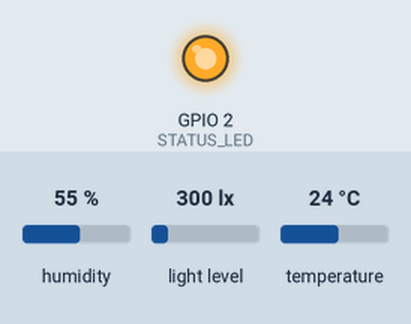
Bench run of a sketch on a simulated ESP32. On the bench: output pins drawn as LEDs (lit = HIGH). The inputs (shaded band) are chosen by the test bench; at power-on: humidity 55 %, light level 300 lx, temperature 24 °C. WiFi joins after 1.5 s; servers stay silent unless stated; uploads are accepted with an empty reply; what the sketch prints to the serial monitor is not drawn.

Above: at 3.7 s.
At 5.1 s:
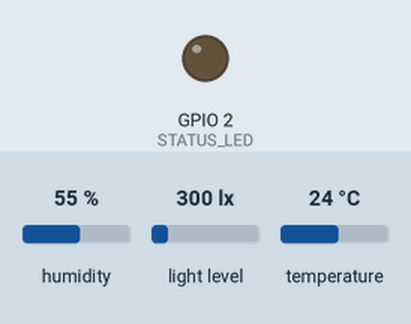
Timing chart, 0 to 9.0 s (numbered marks = the images above):
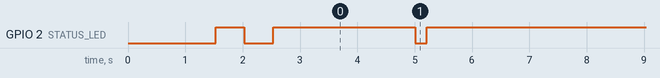

Measured:
- by itself, GPIO 2 (STATUS_LED): goes LOW 0.50 s, HIGH 2.5 s, 24 × (LOW 0.20 s, HIGH 4.8 s), LOW 0.20 s, then HIGH

The sketch:

esp32_bird_habitat.ino
```cpp
/**
 * ==============================================================================
 * Project: ESP32-Based Smart Bird Habitat Monitoring Node
 * Sensors:
 *   - DHT22 (Temperature & Relative Humidity) on GPIO 4
 *   - BH1750 (Ambient Light Intensity in Lux) on I2C (GPIO 21 SDA, GPIO 22 SCL)
 * Microcontroller: ESP32 Dev Module / NodeMCU-32S
 * Communication: Wi-Fi HTTP POST JSON Telemetry
 * Target Endpoint: http://<SERVER_IP>:3000/api/readings
 * ==============================================================================
 */

#include <WiFi.h>
#include <HTTPClient.h>
#include <Wire.h>
#include <DHT.h>
#include <BH1750.h>

// ==============================================================================
// 1. NETWORK & SERVER CONFIGURATION
// ==============================================================================
// REPLACE with your local 2.4 GHz Wi-Fi credentials:
const char* WIFI_SSID     = "YOUR_WIFI_SSID";
const char* WIFI_PASSWORD = "YOUR_WIFI_PASSWORD";

// REPLACE with the IP address of the machine running the AviSense server:
// Find your PC's IP using 'ipconfig' (Windows) or 'ifconfig' (Mac/Linux).
const char* SERVER_URL    = "http://192.168.1.100:3000/api/readings";

// Unique Device Identifier for this aviary node:
const char* DEVICE_ID     = "ESP32-AVIARY-NODE-01";

// ==============================================================================
// 2. PIN DEFINITIONS & SENSOR INITIALIZATION
// ==============================================================================
#define DHTPIN        4       // GPIO 4 connected to DHT22 DATA pin
#define DHTTYPE       DHT22   // DHT 22 (AM2302, AM2321)
#define STATUS_LED    2       // Built-in blue LED for visual telemetry heartbeat

DHT dht(DHTPIN, DHTTYPE);
BH1750 lightMeter;

// Sampling interval in milliseconds (e.g., 5000ms = 5 seconds)
const unsigned long SAMPLING_INTERVAL_MS = 5000;
unsigned long lastSampleTime = 0;

bool bh1750Found = false;

// ==============================================================================
// 3. SETUP
// ==============================================================================
void setup() {
  Serial.begin(115200);
  delay(1000);

  pinMode(STATUS_LED, OUTPUT);
  digitalWrite(STATUS_LED, LOW);

  Serial.println("\n=======================================================");
  Serial.println("🌿 AviSense ESP32 Smart Bird Habitat Telemetry Node");
  Serial.println("=======================================================");

  // 1. Initialize DHT22 Sensor
  Serial.println("[SENSOR] Initializing DHT22 (Temp & Humidity)...");
  dht.begin();

  // 2. Initialize I2C and BH1750 Light Sensor
  Serial.println("[SENSOR] Initializing I2C & BH1750 (Ambient Light Lux)...");
  Wire.begin(21, 22); // SDA = GPIO 21, SCL = GPIO 22

  if (lightMeter.begin(BH1750::CONTINUOUS_HIGH_RES_MODE)) {
    Serial.println("[SENSOR] BH1750 light sensor initialized successfully.");
    bh1750Found = true;
  } else {
    Serial.println("[WARNING] BH1750 not detected. Check I2C wiring (SDA=21, SCL=22).");
  }

  // 3. Connect to Wi-Fi
  connectToWiFi();
}

// ==============================================================================
// 4. MAIN LOOP
// ==============================================================================
void loop() {
  // Ensure Wi-Fi remains connected
  if (WiFi.status() != WL_CONNECTED) {
    Serial.println("[WIFI] Connection lost. Reconnecting...");
    connectToWiFi();
  }

  unsigned long currentMillis = millis();
  if (currentMillis - lastSampleTime >= SAMPLING_INTERVAL_MS) {
    lastSampleTime = currentMillis;

    // Read Sensors
    float humidity = dht.readHumidity();
    float temperature = dht.readTemperature(); // Celsius
    float lux = 0.0;

    if (bh1750Found) {
      lux = lightMeter.readLightLevel();
      if (lux < 0) lux = 0.0;
    }

    // Check if DHT read failed
    if (isnan(humidity) || isnan(temperature)) {
      Serial.println("[ERROR] Failed to read from DHT22 sensor!");
      return;
    }

    // Print reading to Serial Console
    Serial.printf("\n[TELEMETRY] Temp: %.1f °C | Humidity: %.1f %% | Light: %.0f Lux | WiFi RSSI: %d dBm\n",
                  temperature, humidity, lux, WiFi.RSSI());

    // Send HTTP POST payload to server
    sendTelemetryToServer(temperature, humidity, lux);
  }
}

// ==============================================================================
// 5. WI-FI CONNECTION HELPER
// ==============================================================================
void connectToWiFi() {
  Serial.printf("[WIFI] Connecting to SSID: %s ", WIFI_SSID);
  WiFi.mode(WIFI_STA);
  WiFi.begin(WIFI_SSID, WIFI_PASSWORD);

  int attempts = 0;
  while (WiFi.status() != WL_CONNECTED && attempts < 25) {
    delay(500);
    Serial.print(".");
    digitalWrite(STATUS_LED, !digitalRead(STATUS_LED)); // Toggle LED
    attempts++;
  }

  if (WiFi.status() == WL_CONNECTED) {
    digitalWrite(STATUS_LED, HIGH); // Solid ON when connected
    Serial.println("\n[WIFI] Connected successfully!");
    Serial.printf("[WIFI] Assigned IP Address: %s\n", WiFi.localIP().toString().c_str());
    Serial.printf("[WIFI] Signal Strength (RSSI): %d dBm\n", WiFi.RSSI());
  } else {
    digitalWrite(STATUS_LED, LOW);
    Serial.println("\n[WIFI] Failed to connect. Will retry during next cycle.");
  }
}

// ==============================================================================
// 6. HTTP POST TELEMETRY DISPATCHER
// ==============================================================================
void sendTelemetryToServer(float temperature, float humidity, float lux) {
  if (WiFi.status() != WL_CONNECTED) {
    Serial.println("[HTTP] Cannot send: Wi-Fi disconnected.");
    return;
  }

  HTTPClient http;
  http.begin(SERVER_URL);
  http.addHeader("Content-Type", "application/json");

  // Construct JSON payload string
  char jsonBuffer[256];
  snprintf(jsonBuffer, sizeof(jsonBuffer),
    "{\"device_id\":\"%s\",\"temperature\":%.1f,\"humidity\":%.1f,\"light_lux\":%.0f,\"rssi\":%d}",
    DEVICE_ID, temperature, humidity, lux, WiFi.RSSI()
  );

  // Blink LED to indicate transmission
  digitalWrite(STATUS_LED, LOW);
  int httpResponseCode = http.POST(jsonBuffer);
  digitalWrite(STATUS_LED, HIGH);

  if (httpResponseCode > 0) {
    Serial.printf("[HTTP] POST Result Code: %d (Payload: %s)\n", httpResponseCode, jsonBuffer);
  } else {
    Serial.printf("[HTTP] POST Failed. Error: %s\n", http.errorToString(httpResponseCode).c_str());
  }

  http.end();
}
```
